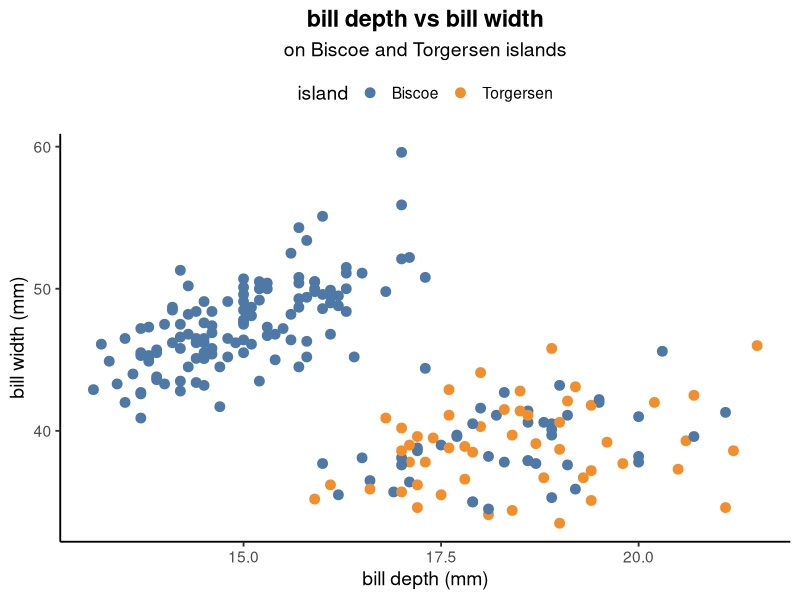
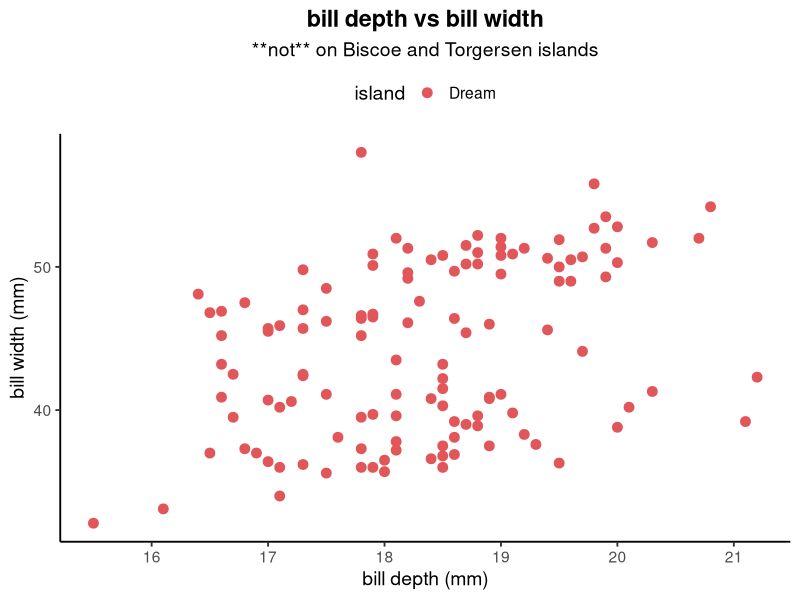

Write R code to recreate these figures, in order.
## ---- chunk 1
suppressPackageStartupMessages({
  library(tidyverse)
})

`%notin%` <- Negate(`%in%`)
## ---- chunk 2
suppressPackageStartupMessages({
  library(magrittr)

  library(palmerpenguins)
})
data(package = 'palmerpenguins')

## get the head of the df
penguins %>%
  head()

## get the first three colors from the Tableau10 palette
tab10_colors <- c("#4E79A7", "#F28E2B", "#E15759")
## ---- chunk 3
## print the unique islands
penguins %$%
  unique(island)
## ---- chunk 4
## check the %in% operator
penguins %>%

  filter(island %in% c('Biscoe', 'Torgersen')) %>%

  select(species, island, bill_length_mm, bill_depth_mm, year) %>%
  ggplot(aes(x = bill_depth_mm, y = bill_length_mm, color = island)) +
  geom_point(size=3) +
  scale_color_manual(values = c("Biscoe" = tab10_colors[1], "Torgersen" = tab10_colors[2])) +
  labs(
    title = "bill depth vs bill width",
    subtitle = "on Biscoe and Torgersen islands",
    x = "bill depth (mm)",
    y = "bill width (mm)",
    color = "island"
  ) +
  theme_classic(base_size = 14) +
  theme(
    plot.title = element_text(hjust = 0.5, face = "bold"),
    plot.subtitle = element_text(hjust = 0.5),
    legend.position = "top"
  )
## ---- chunk 5
## check the %notin% operator
penguins %>%

  filter(island %notin% c('Biscoe', 'Torgersen')) %>%

  select(species, island, bill_length_mm, bill_depth_mm, year) %>%
  ggplot(aes(x = bill_depth_mm, y = bill_length_mm, color = island)) +
  geom_point(size=3) +
  scale_color_manual(values = c("Dream" = tab10_colors[3])) +
  labs(
    title = "bill depth vs bill width",
    subtitle = "**not** on Biscoe and Torgersen islands",
    x = "bill depth (mm)",
    y = "bill width (mm)",
    color = "island"
  ) +
  theme_classic(base_size = 14) +
  theme(
    plot.title = element_text(hjust = 0.5, face = "bold"),
    plot.subtitle = element_text(hjust = 0.5),
    legend.position = "top"
  )
